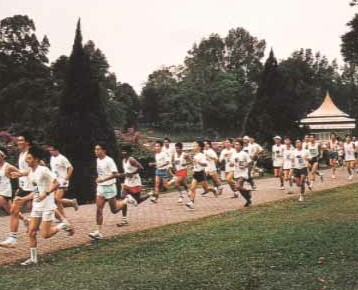
%> input picture images/macritchie.jpg, 358 x 290 px
$ octave lab2edge.m   (GNU Octave 9; MATLAB toolbox functions it lacks are replaced by stand-ins)
%> lines starting %> are read from the running program, lines starting %| are printed output that depends on the picture; in (x1, y1, x2, y2) boxes, pixels count from 0 and x2, y2 are one past the last pixel; in counts of white or black regions, pixels touching at a corner belong together; the program's own positions count from 1
% Experiment 3 - Edge Detection

% part (a)

im = imread('macritchie.jpg');
%> im is the input picture: size 290x358x3 uint8; mean R, G, B 133.3, 123.1, 109.7
figure('name', 'Original Image');
im = rgb2gray(im); % converting image to grayscale
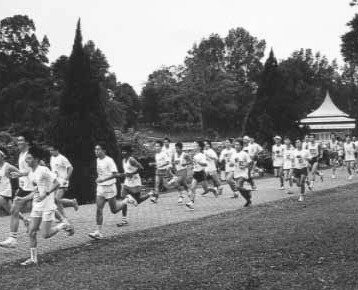
%> im: size 290x358 uint8; min 13, max 254, mean 124.6
imshow(im) % displaying the original image in grayscale

% part (b)
hsobel = [-1 -2 -1; 0 0 0; 1 2 1] % Horizontal Sobel Mask
vsobel = hsobel'; % Vertical Sobel Mask
hsobel % displaying Horizontal Sobel Mask
vsobel % displaying Vertical Sobel Mask

hresult = conv2(double(im), hsobel, 'same');
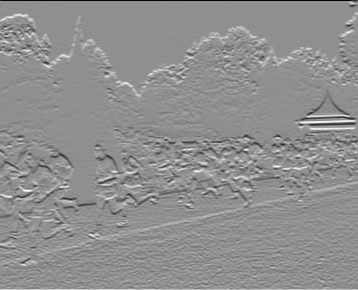
%> hresult: size 290x358 double; min -996, max 774, mean 2.2; drawn with min black and max white
% resultant image after convolution using Horizontal Sobel Mask
vresult = conv2(double(im), vsobel, 'same');
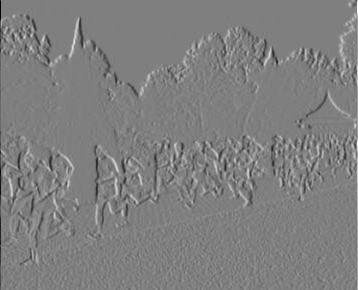
%> vresult: size 290x358 double; min -975, max 975, mean 0.2; drawn with min black and max white
% resultant image after convolution using Vertical Sobel Mask

figure('name', 'Horizontal Sobel Result');
imshow(hresult) % displaying result of convolution using Horizontal Sobel Mask
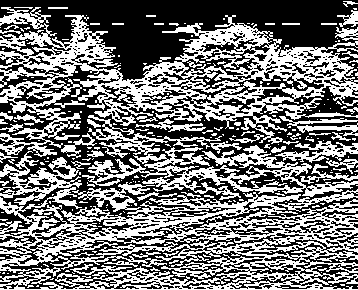
%> displayed picture: size 290x358, on the screen's scale of 0 to 255; 46.3% white; 278 white regions (220 under 20 px), largest, box (x1, y1, x2, y2) and area: (0, 182, 358, 290) 17872, (0, 7, 358, 157) 17452, (82, 145, 358, 200) 4827
figure('name', 'Vertical Sobel Result');
imshow(vresult) % displaying result of convolution using Vertical Sobel Mask
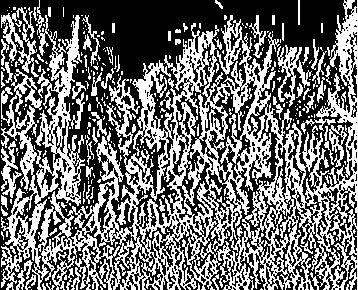
%> displayed picture: size 290x358, on the screen's scale of 0 to 255; 43.9% white; 349 white regions (277 under 20 px), largest, box (x1, y1, x2, y2) and area: (1, 0, 358, 290) 38382, (1, 7, 39, 77) 834, (277, 45, 312, 107) 710


% part (c)

E = sqrt(hresult.^2 + vresult.^2); % creating the combined image

figure('name', 'Combined Sobel Result');
imshow(uint8(E)) % Displaying the result of the combined image
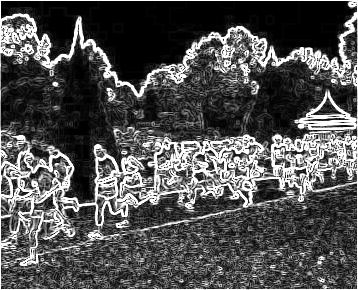
%> displayed picture: size 290x358, on the screen's scale of 0 to 255; min 0, max 255, mean 82.3


% part (d)
t1 = 200; % threshold value
thresholdImage1 = uint8((E>t1)*255);
%> thresholdImage1: size 290x358 uint8; 14.5% white in thin lines or dots
% creating a binary image where every element is either 0 or 255
figure('name', 'Threshold Image with t1=200');
imshow(thresholdImage1) % displaying that binary image

% trying another threhold value
t2 = 128; % threshold value
thresholdImage2 = uint8((E>t2)*255);
%> thresholdImage2: size 290x358 uint8; 23.4% white in thin lines or dots
% creating a binary image where every element is either 0 or 255
figure('name', 'Threshold Image with t2=128');
imshow(thresholdImage2) % displaying that binary image


% part (e)
tl = 0.04;
th = 0.1;
sigma = 1.0;
E = edge(im, 'canny', [tl th], sigma); % Applying canny edge detection
%> E: size 290x358 logical; 18.3% white in thin lines or dots
figure('name', 'Canny Edge Image');
% Displaying resulting image after canny edge detection
imshow(E)

tl = 0.04;
th = 0.1;
sigma = 3.0;
E = edge(im, 'canny', [tl th], sigma); % Applying canny edge detection
%> E: size 290x358 logical; 6.6% white in thin lines or dots
figure('name', 'Canny Edge Image 2');
% Displaying resulting image after canny edge detection
imshow(E)

tl = 0.0;
th = 0.1;
sigma = 2.0;
E = edge(im, 'canny', [tl th], sigma); % Applying canny edge detection
%> E: size 290x358 logical; 10.8% white in thin lines or dots
figure('name', 'Canny Edge Image tl=0.0 sigma=2.0');
% Displaying resulting image after canny edge detection
imshow(E)

tl = 0.04;
th = 0.1;
sigma = 2.0;
E = edge(im, 'canny', [tl th], sigma); % Applying canny edge detection
%> E: size 290x358 logical; 10.1% white in thin lines or dots
figure('name', 'Canny Edge Image tl=0.04 sigma=2.0');
% Displaying resulting image after canny edge detection
imshow(E)

tl = 0.09;
th = 0.1;
sigma = 2.0;
E = edge(im, 'canny', [tl th], sigma); % Applying canny edge detection
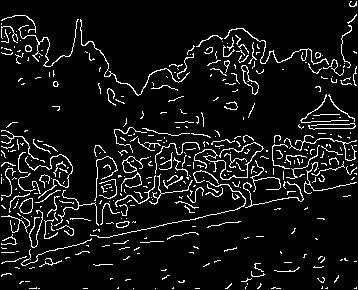
%> E: size 290x358 logical; 7.8% white in thin lines or dots
figure('name', 'Canny Edge Image tl=0.09 sigma=2.0');
% Displaying resulting image after canny edge detection
imshow(E)

$ run again, with images/corridorl.jpg copied over images/macritchie.jpg
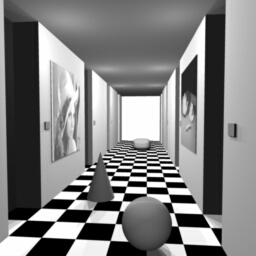
%> input picture images/corridorl.jpg, 256 x 256 px
%> im is the input picture: size 256x256x3 uint8; min 0, max 255, mean 127.8
%> im: size 256x256 uint8
%> `imshow(hresult)`:
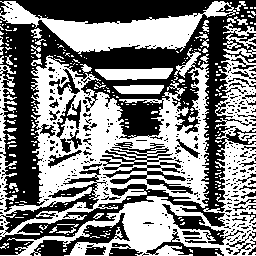
%> displayed picture: size 256x256, on the screen's scale of 0 to 255; 50.1% white; 358 black regions (306 under 20 px), largest, box (x1, y1, x2, y2) and area: (0, 0, 256, 255) 23276, (100, 143, 193, 194) 1536, (0, 168, 107, 235) 1342
%> thresholdImage1: size 256x256 uint8; 18.6% white; 28 white regions (15 under 20 px), largest, box (x1, y1, x2, y2) and area: (0, 0, 256, 256) 11402, (72, 85, 81, 152) 231, (228, 122, 238, 139) 78
%> thresholdImage2: size 256x256 uint8; 22.8% white; 26 white regions (22 under 20 px), largest, box (x1, y1, x2, y2) and area: (0, 0, 256, 256) 13477, (43, 59, 81, 164) 1211, (227, 122, 238, 139) 122, (57, 82, 61, 106) 61
%> `E = edge(im, 'canny', [tl th], sigma);`:
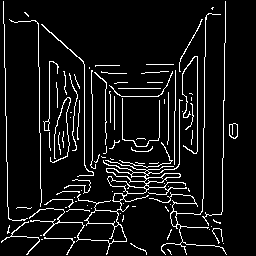
%> E: size 256x256 logical; 7.8% white in thin lines or dots
